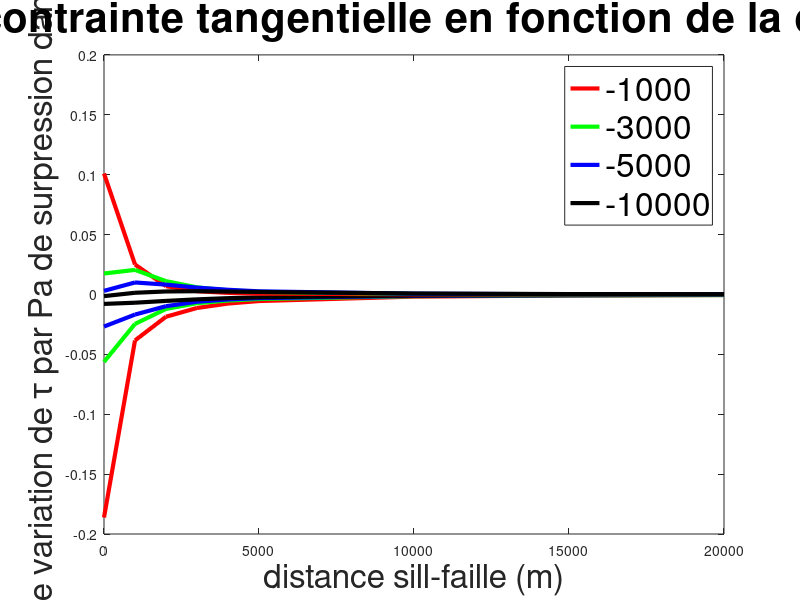

This figure's MATLAB source:
dfs=[0,1000,2000,3000,4000,5000,10000,15000,20000];

%sill depth :
%-3000 :
sign_tt_3 =[-0.0563   -0.0246   -0.0121   -0.0073   -0.0051   -0.0038   -0.0014   -0.0007   -0.0005]


tau_tt_3 =[0.0175    0.0205    0.0111    0.0059    0.0034    0.0021    0.0004    0.0001    0.0000]
%-1000 :
sign_tt_1 =[-0.1862   -0.0384   -0.0186   -0.0113   -0.0076   -0.0055   -0.0018   -0.0009   -0.0005]


tau_tt_1 =[0.1010    0.0250    0.0069    0.0027    0.0013    0.0007    0.0001    0.0000    0.0000]
%-5000 :
sign_tt_5 =[-0.0268   -0.0168   -0.0098   -0.0061   -0.0042   -0.0031   -0.0012   -0.0006   -0.0004]


tau_tt_5 =[0.0030    0.0100    0.0082    0.0057    0.0039    0.0026    0.0006    0.0002    0.0001]
%-10000 :
sign_tt_10 =[-0.0079   -0.0069   -0.0054   -0.0041   -0.0031   -0.0024   -0.0009   -0.0005   -0.0003]


tau_tt_10 =[-0.0014    0.0014    0.0025    0.0027    0.0024    0.0021    0.0008    0.0003    0.0002]

plot(dfs,sign_tt_1,'r','LineWidth',3)
hold on 
plot(dfs,sign_tt_3,'g','LineWidth',3)
hold on
plot(dfs,sign_tt_5,'b','LineWidth',3)
hold on
plot(dfs,sign_tt_10,'k','LineWidth',3)
xlabel('distance sill-faille (m)','FontSize', 24)
ylabel('taux de variation de \sigma_n par Pa de surpression dans le sill','FontSize',24)
legend('-1000','-3000','-5000','-10000','FontSize', 24)
title('variation de la contrainte normale en fonction de la distance sill-faille','fontsize',30)

plot(dfs,tau_tt_1,'r','LineWidth',3)
hold on 
plot(dfs,tau_tt_3,'g','LineWidth',3)
hold on
plot(dfs,tau_tt_5,'b','LineWidth',3)
hold on
plot(dfs,tau_tt_10,'k','LineWidth',3)
xlabel('distance sill-faille (m)','FontSize', 24)
ylabel('taux de variation de \tau par Pa de surpression dans le sill','FontSize', 24)
legend('-1000','-3000','-5000','-10000','FontSize', 24)
title('variation de la contrainte tangentielle en fonction de la distance sill-faille','fontsize',30)